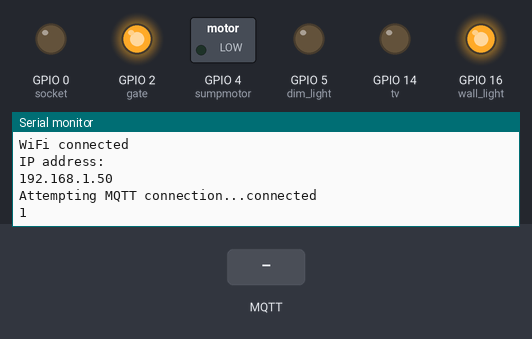
Bench run of a sketch on a simulated ESP8266 (NodeMCU). Shown: switched loads named in the sketch (green lamp = pin HIGH), output pins drawn as LEDs (lit = HIGH), the last lines printed to the serial monitor. The test bench sets the inputs (shaded band). WiFi joins after 1.5 s; servers stay silent unless stated; random numbers use the default seed unless the sketch sets one; no MQTT or app messages arrive unless stated.

Above: at 2.7 s.
2.8 s: MQTT message "1" arrives on the first subscribed topic
At 3.8 s:
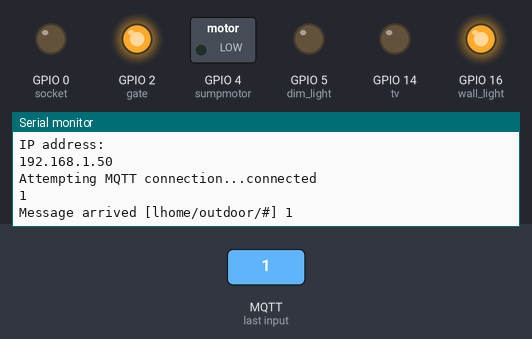
4.3 s: MQTT message "on" arrives on the first subscribed topic
At 5.1 s:
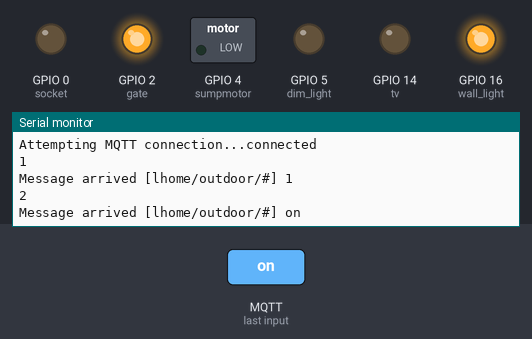
5.8 s: MQTT message "off" arrives on the first subscribed topic
At 5.96 s:
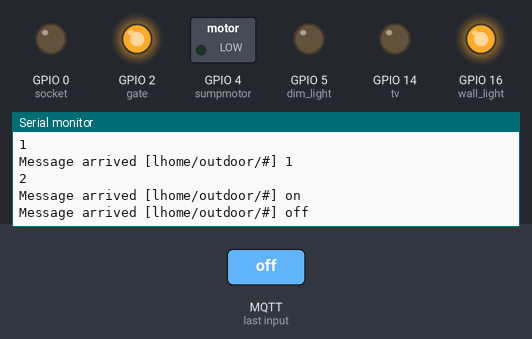
Timing chart, 0 to 8.8 s (numbered marks = the images above; inputs shaded):
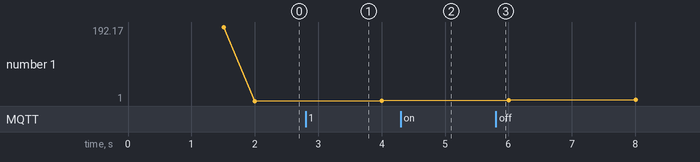

The sketch:

Device_4_outdoor.ino
```cpp
#include <ESP8266WiFi.h>
#include <PubSubClient.h>

// Update these with values suitable for your network.

const char* ssid = "WIFI SSID"; // provide wifi ssid and password
const char* password = "PASSWORD";
const char* mqtt_server = "LOCAL_MQTT_HOST(RPi ip)"; // Update the local mqtt server address here

WiFiClient espClient;
PubSubClient client(espClient);
long lastMsg = 0;
char msg[50];
int value = 0;

int wall_light=16;
int dim_light=5;
int sumpmotor=4;
int socket=0;
int gate=2;
int tv=14;
int bath_light=12;
int geyser=13;

void setup_wifi() {

  delay(10);
  // We start by connecting to a WiFi network
  Serial.println();
  Serial.print("Connecting to ");
  Serial.println(ssid);

  WiFi.begin(ssid, password);

  while (WiFi.status() != WL_CONNECTED) {
    delay(500);
    Serial.print(".");
  }

  randomSeed(micros());

  Serial.println("");
  Serial.println("WiFi connected");
  Serial.println("IP address: ");
  Serial.println(WiFi.localIP());
}

void callback(char* topic, byte* payload, unsigned int length) {
  Serial.print("Message arrived [");
  Serial.print(topic);
  Serial.print("] ");
  char message[30]="";
  for (int i = 0; i < length; i++) {
    Serial.print((char)payload[i]);
     message[i]=(char)payload[i];
  }
  Serial.println();

  // Switch on the LED if an 1 was received as first character


  String msg=message,topicname=topic;
 /*************  Light ****************/
  if(msg.compareTo("on")==0 && topicname.compareTo("lhome/outdoor/light")==0) {
        digitalWrite(wall_light, LOW);
        Serial.println("----------PIN number-----------");
        Serial.println(wall_light);
      }
  if(msg.compareTo("off")==0 && topicname.compareTo("lhome/outdoor/light")==0){
        digitalWrite(wall_light, HIGH);  // Turn the LED off by making the voltage HIGH
        Serial.println("----------PIN number-----------");
        Serial.println(wall_light);
        }
 /*************  DIM LIGHT ****************/

  if(msg.compareTo("on")==0 && topicname.compareTo("lhome/outdoor/dimlight")==0) {
        digitalWrite(dim_light, LOW);
        Serial.println("----------PIN number-----------");
        Serial.println(dim_light);
        }
  if(msg.compareTo("off")==0 && topicname.compareTo("lhome/outdoor/dimlight")==0){
        digitalWrite(dim_light, HIGH);  // Turn the LED off by making the voltage HIGH
        Serial.println("----------PIN number-----------");
        Serial.println(dim_light);
        }

  /***************** sumpmotor**********************/
  if(msg.compareTo("on")==0 && topicname.compareTo("lhome/outdoor/sumpmotor")==0) {
        digitalWrite(sumpmotor, LOW);
        Serial.println("----------PIN number-----------");
        Serial.println(sumpmotor);
      }
  if(msg.compareTo("off")==0 && topicname.compareTo("lhome/outdoor/sumpmotor")==0){
        digitalWrite(sumpmotor, HIGH);  // Turn the LED off by making the voltage HIGH
        Serial.println("----------PIN number-----------");
        Serial.println(sumpmotor);
        }

    // Socket
  if(msg.compareTo("on")==0 && topicname.compareTo("lhome/outdoor/socket")==0) {
        digitalWrite(socket, LOW);
        Serial.println("----------PIN number-----------");
        Serial.println(socket);
        }
  if(msg.compareTo("off")==0 && topicname.compareTo("lhome/outdoor/socket")==0){
        digitalWrite(socket, HIGH);  // Turn the LED off by making the voltage HIGH
        Serial.println("----------PIN number-----------");
        Serial.println(socket);
      }
    // GATE
  if(msg.compareTo("open")==0 && topicname.compareTo("lhome/outdoor/gate")==0) {
        digitalWrite(gate, LOW);
        Serial.println("----------PIN number-----------");
        Serial.println(gate);
      }
  if(msg.compareTo("close")==0 && topicname.compareTo("lhome/outdoor/gate")==0){
        digitalWrite(gate, HIGH);  // Turn the LED off by making the voltage HIGH
        Serial.println("----------PIN number-----------");
        Serial.println(gate);
    }

}

void reconnect() {
  // Loop until we're reconnected
  while (!client.connected()) {
    Serial.print("Attempting MQTT connection...");
    // Create a random client ID
    String clientId = "ESP8266ClientRoom1";
    clientId += String(random(0xffff), HEX);
    // Attempt to connect
    if (client.connect(clientId.c_str())) {
      Serial.println("connected");
      // Once connected, publish an announcement...
      client.publish("lhome/dash/outdoor/status", "Connected-Device-Outdoor");

      // ... and resubscribe
      client.subscribe("lhome/outdoor/#");
    } else {
      Serial.print("failed, rc=");
      Serial.print(client.state());
      Serial.println(" try again in 5 seconds");
      // Wait 5 seconds before retrying
      delay(5000);
    }
  }
}

void setup() {

      pinMode(wall_light, OUTPUT);    // D0   --> Wall Light
      pinMode(dim_light, OUTPUT);     // D1   --> Dim Light
      pinMode(sumpmotor, OUTPUT);     // D2   --> sumpmotor
      pinMode(socket, OUTPUT);     // D3   --> socket
      pinMode(gate, OUTPUT);     // D4   --> gate
      pinMode(tv, OUTPUT);    // D5   --> tv
      //pinMode(temple, OUTPUT);    // D6   --> bath_light
      //pinMode(chimney, OUTPUT);    // D7   --> geyser
      //pinMode(15, OUTPUT);    // D8   -->
      // turn off board leds
      digitalWrite(wall_light, HIGH);
      digitalWrite(gate, HIGH);
  // Initialize the BUILTIN_LED pin as an output
  Serial.begin(9600);
  setup_wifi();
  client.setServer(mqtt_server, 1883);
  client.setCallback(callback);
}

void loop() {

  if (!client.connected()) {
    reconnect();
  }
  client.loop();

  long now = millis();
  if (now - lastMsg > 2000) {
    lastMsg = now;
    ++value;

  char buffer [33];
    if (value>101)
     value=0;
    Serial.println(value);
    itoa(value,buffer,10);
    //client.publish("lhome/dash/outdoor/temp",buffer );
    itoa(value+10,buffer,10);
    //client.publish("lhome/dash/outdoor/humid",buffer );
  }
}
```

Measured:
- after the input at 2.8 s, the serial monitor: prints a new line at once (image 1)
- after the input at 4.3 s, the serial monitor: prints a new line at once (image 2)
- after the input at 5.8 s, the serial monitor: prints a new line at once (image 3)
